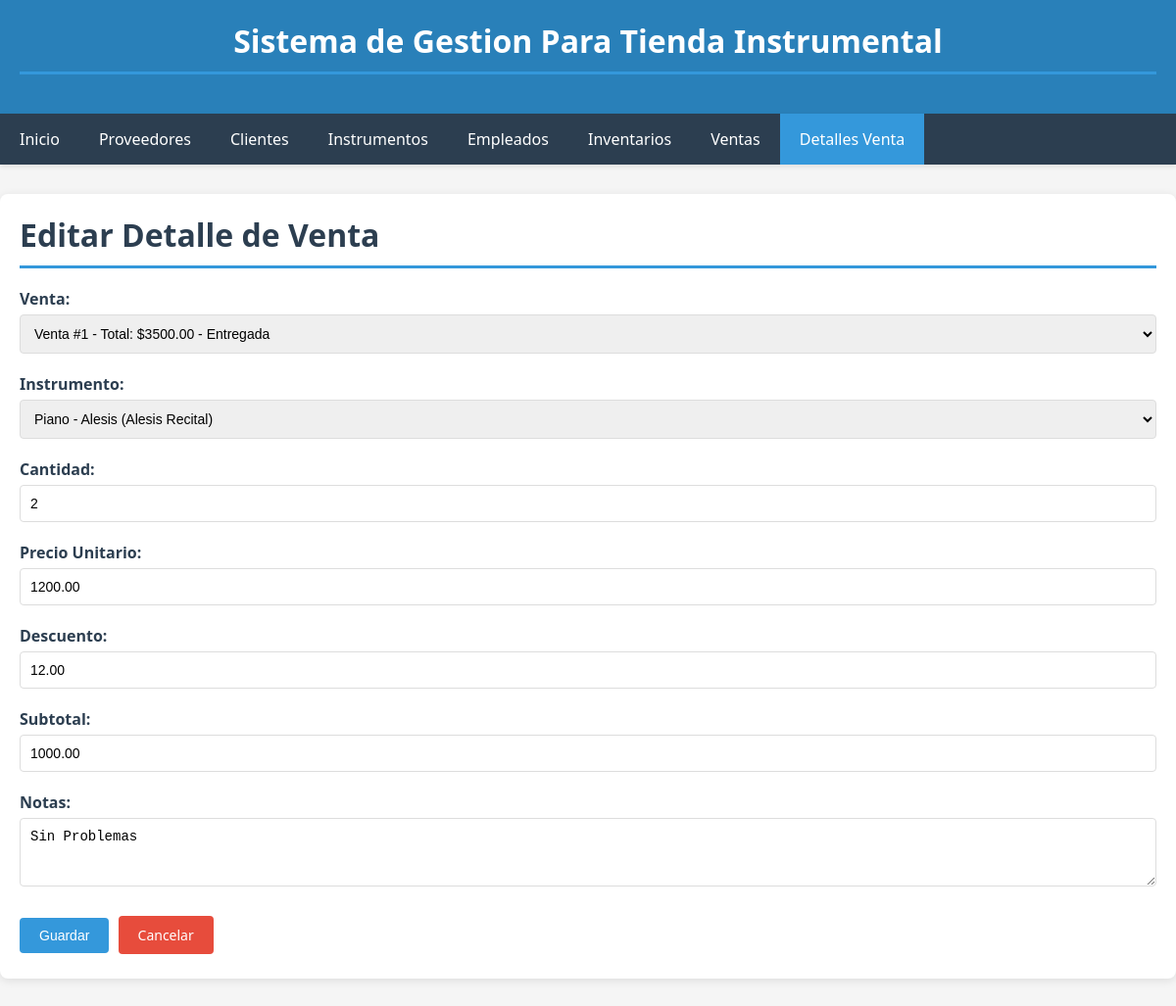
The page /detalles-venta/editar/1/ on the database its author committed.
### app_instrumental/models.py (models this page shows, shortened)
class DetalleVenta(models.Model):
    id_detalle_venta = models.AutoField(primary_key=True)
    id_venta = models.ForeignKey(Venta, on_delete=models.CASCADE, related_name='detalles', verbose_name="Venta")
    id_instrumento = models.ForeignKey(Instrumento, on_delete=models.SET_NULL, null=True, related_name='detalles_venta', verbose_name="Instrumento")
    cantidad = models.IntegerField(verbose_name="Cantidad")
    precio_unitario = models.DecimalField(max_digits=10, decimal_places=2, verbose_name="Precio Unitario")
    descuento_linea = models.DecimalField(max_digits=10, decimal_places=2, default=0, verbose_name="Descuento")
    subtotal = models.DecimalField(max_digits=10, decimal_places=2, verbose_name="Subtotal")
    notas = models.TextField(blank=True, verbose_name="Notas")
    class Meta:
        verbose_name_plural = "Detalles de Venta"

class Instrumento(models.Model):
    CATEGORIAS = [
        ('CUERDA', 'Cuerda'),
        ('VIENTO', 'Viento'),
        ('PERCUSION', 'Percusión'),
        ('TECLADO', 'Teclado'),
        ('ELECTRONICO', 'Electrónico'),
        ('OTRO', 'Otro'),
    ]
    id_instrumento = models.AutoField(primary_key=True)
    nombre = models.CharField(max_length=200, verbose_name="Nombre")
    marca = models.CharField(max_length=100, verbose_name="Marca")
    modelo = models.CharField(max_length=100, verbose_name="Modelo")
    categoria = models.CharField(max_length=20, choices=CATEGORIAS, default='OTRO', verbose_name="Categoría")
    precio_compra = models.DecimalField(max_digits=10, decimal_places=2, verbose_name="Precio de Compra")
    precio_venta = models.DecimalField(max_digits=10, decimal_places=2, verbose_name="Precio de Venta")
    id_proveedor = models.ForeignKey(Proveedor, on_delete=models.SET_NULL, null=True, related_name='instrumentos', verbose_name="Proveedor")
    class Meta:
        verbose_name_plural = "Instrumentos"

### app_instrumental/views.py (the view, shortened to what this page needs)
# urls.py: path('detalles-venta/editar/<int:pk>/', views.detalle_venta_edit, name='detalle_venta_edit'),
def detalle_venta_edit(request, pk):
    detalle = get_object_or_404(DetalleVenta, pk=pk)
    ventas = Venta.objects.all()
    instrumentos = Instrumento.objects.all()
    return render(request, 'app_instrumental/detalle_venta_form.html', {
        'detalle': detalle,
        'ventas': ventas,
        'instrumentos': instrumentos
    })

### app_instrumental/templates/app_instrumental/detalle_venta_form.html (shortened to what this page needs)
{% extends 'app_instrumental/base.html' %}
{% block content %}
<h1>{% if detalle %}Editar{% else %}Nuevo{% endif %} Detalle de Venta</h1>
<form method="post">
    <div class="form-group">
        <label for="id_venta">Venta:</label>
        <select id="id_venta" name="id_venta" required>
            {% for venta in ventas %}
            <option value="{{ venta.id_venta }}" {% if detalle.id_venta.id_venta == venta.id_venta %}selected{% endif %}>
                Venta #{{ venta.id_venta }} - Total: ${{ venta.total }} - {{ venta.get_estado_display }}
            </option>
            {% endfor %}
        </select>
    </div>
    <div class="form-group">
        <label for="id_instrumento">Instrumento:</label>
        <select id="id_instrumento" name="id_instrumento" required>
            {% for instrumento in instrumentos %}
            <option value="{{ instrumento.id_instrumento }}" {% if detalle.id_instrumento.id_instrumento == instrumento.id_instrumento %}selected{% endif %}>
                {{ instrumento.nombre }} - {{ instrumento.marca }} ({{ instrumento.modelo }})
            </option>
            {% endfor %}
        </select>
    </div>
    <div class="form-group">
        <label for="cantidad">Cantidad:</label>
        <input type="number" id="cantidad" name="cantidad" value="{{ detalle.cantidad|default:'' }}" required>
    </div>
    <div class="form-group">
        <label for="precio_unitario">Precio Unitario:</label>
        <input type="number" step="0.01" id="precio_unitario" name="precio_unitario" value="{{ detalle.precio_unitario|default:'' }}" required>
    </div>
    <div class="form-group">
        <label for="descuento_linea">Descuento:</label>
        <input type="number" step="0.01" id="descuento_linea" name="descuento_linea" value="{{ detalle.descuento_linea|default:'0' }}">
    </div>
    <div class="form-group">
        <label for="subtotal">Subtotal:</label>
        <input type="number" step="0.01" id="subtotal" name="subtotal" value="{{ detalle.subtotal|default:'' }}" required>
    </div>
    <div class="form-group">
        <label for="notas">Notas:</label>
        <textarea id="notas" name="notas" rows="3">{{ detalle.notas|default:'' }}</textarea>
    </div>
    <button type="submit" class="btn btn-primary">Guardar</button>
    <a href="{% url 'detalles_venta_list' %}" class="btn btn-danger">Cancelar</a>
</form>
{% endblock %}

### app_instrumental/templates/app_instrumental/base.html (style rules this page uses)
* { margin: 0; padding: 0; box-sizing: border-box; }
body { font-family: 'Segoe UI', Tahoma, Geneva, Verdana, sans-serif; background-color: #f5f5f5; }
.btn { display: inline-block; padding: 10px 20px; text-decoration: none; border-radius: 4px; cursor: pointer; border: none; font-size: 14px; transition: background-color 0.3s; margin: 5px 5px 5px 0; }
.btn-primary { background-color: #3498db; color: white; }
.btn-danger { background-color: #e74c3c; color: white; }
.form-group { margin-bottom: 20px; }
label { display: block; margin-bottom: 5px; font-weight: 600; color: #2c3e50; }
input[type="text"], input[type="email"], input[type="number"], select, textarea { width: 100%; padding: 10px; border: 1px solid #ddd; border-radius: 4px; font-size: 14px; }
h1 { color: #2c3e50; margin-bottom: 20px; padding-bottom: 10px; border-bottom: 3px solid #3498db; }

### rows shown on the page
DetalleVenta: id_venta "Venta #1 - Total: $3500.00 - Entregada", id_instrumento "Piano - Alesis (Alesis Recital)", cantidad "2", precio_unitario "1200.00", descuento_linea "12.00", subtotal "1000.00", notas "Sin Problemas"
